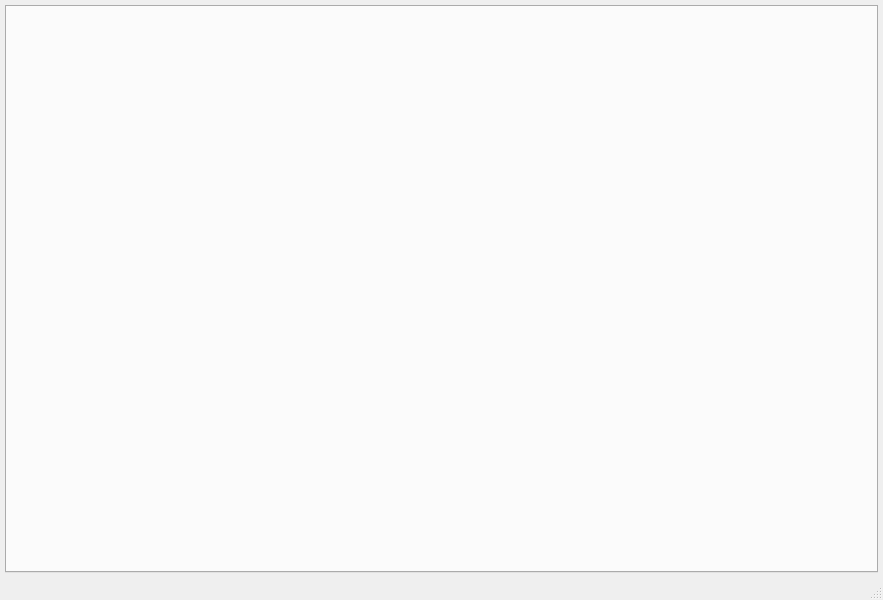
<?xml version="1.0" encoding="UTF-8"?>
<ui version="4.0">
 <class>SortView</class>
 <widget class="QMainWindow" name="SortView">
  <property name="geometry">
   <rect>
    <x>0</x>
    <y>0</y>
    <width>883</width>
    <height>600</height>
   </rect>
  </property>
  <property name="minimumSize">
   <size>
    <width>800</width>
    <height>600</height>
   </size>
  </property>
  <property name="windowTitle">
   <string>Visualisierung von Sortierverfahren</string>
  </property>
  <property name="windowIcon">
   <iconset resource="../SortC-resources.qrc">
    <normaloff>:/view/icons/logo.png</normaloff>:/view/icons/logo.png</iconset>
  </property>
  <property name="autoFillBackground">
   <bool>false</bool>
  </property>
  <widget class="QWidget" name="centralWidget">
   <layout class="QVBoxLayout" name="verticalLayout">
    <property name="leftMargin">
     <number>5</number>
    </property>
    <property name="topMargin">
     <number>5</number>
    </property>
    <property name="rightMargin">
     <number>5</number>
    </property>
    <property name="bottomMargin">
     <number>5</number>
    </property>
    <item>
     <widget class="QTabWidget" name="tabWidget">
      <property name="tabShape">
       <enum>QTabWidget::Rounded</enum>
      </property>
      <property name="currentIndex">
       <number>-1</number>
      </property>
     </widget>
    </item>
   </layout>
  </widget>
  <widget class="QStatusBar" name="statusBar"/>
 </widget>
 <layoutdefault spacing="6" margin="11"/>
 <resources>
  <include location="../SortC-resources.qrc"/>
 </resources>
 <connections/>
</ui>
